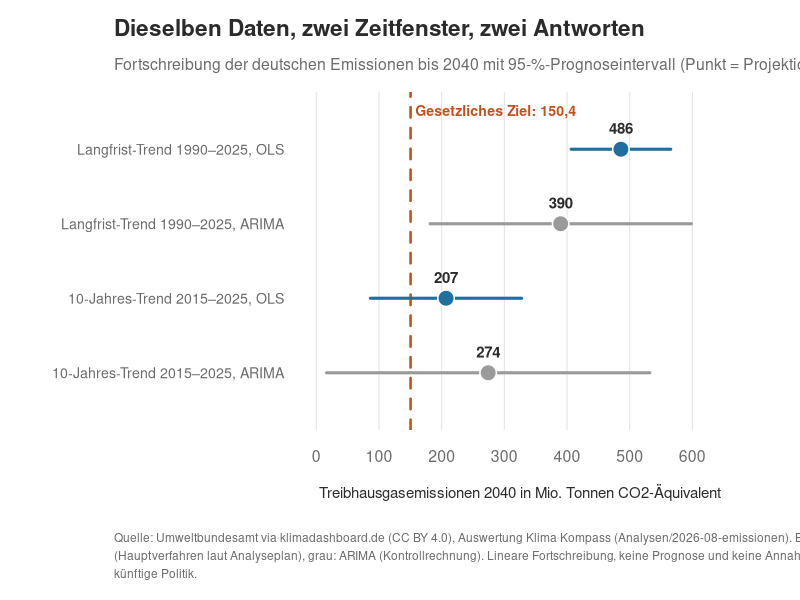
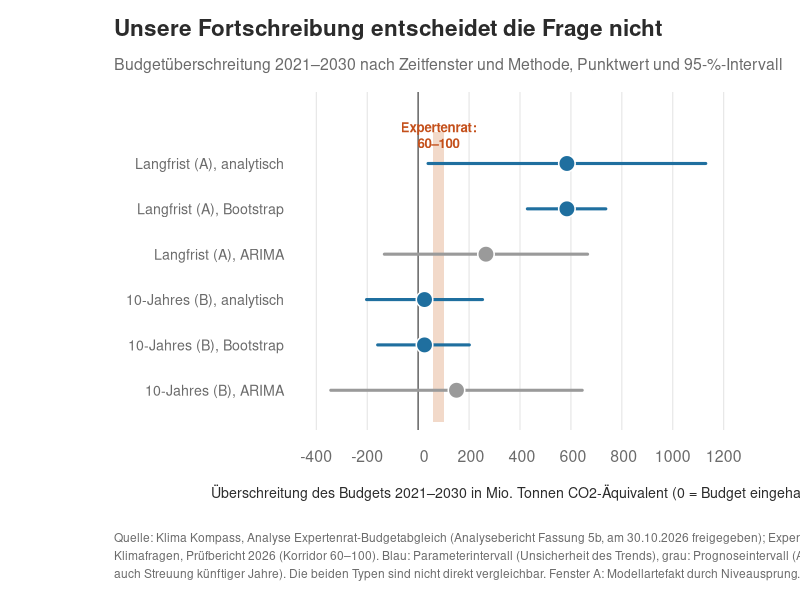

Here is the R script that generated these plots, in order:
# Jahrbuch 2026, Kapitel 4: zwei Grafiken
# Nur Darstellung vorhandener Zahlen aus den Analysen (Analysen/2026-08-emissionen, Analysen/2026-08-expertenrat-budgetabgleich), keine neue Rechnung.
# Aufruf: Rscript kap04_grafiken.R   (Arbeitsverzeichnis: Repo-Wurzel)

repo <- getwd()
out  <- file.path(repo, "Publikationen-oeffentlich/jahrbuch-2026/grafiken")
dir.create(out, showWarnings = FALSE, recursive = TRUE)

ink <- "#2b2b2b"; muted <- "#6b6b6b"; grid <- "#e3e3e3"
blau <- "#1f6f9f"; orange <- "#c4501b"; grau <- "#9a9a9a"

theme_start <- function(mar = c(8.5, 7.2, 4.6, 2)) {
  par(mar = mar, mgp = c(5, 0.8, 0), family = "sans", col.axis = muted, col.lab = ink,
      fg = muted, bty = "n", las = 1, cex.axis = 0.95)
}
titel <- function(haupt, unter) {
  mtext(haupt, side = 3, line = 2.6, adj = 0, at = grconvertX(0.1425, "ndc", "user"), font = 2, cex = 1.35, col = ink)
  mtext(unter, side = 3, line = 0.9, adj = 0, at = grconvertX(0.1425, "ndc", "user"), cex = 0.95, col = muted)
}
quelle <- function(txt) {
  z <- strwrap(txt, width = 135)
  for (i in seq_along(z)) mtext(z[i], side = 1, line = 3.9 + 0.9 * i, adj = 0, at = grconvertX(0.1425, "ndc", "user"), cex = 0.72, col = muted)
}


## ---------------------------------------------------------------- Grafik 1
# Analysen/2026-08-emissionen (Skriptlauf 24.10.2026): Projektion 2040 mit 95-%-Prognoseintervall.
# OLS (primaer laut SAP 5.4), ARIMA (Sensitivitaet). Zielwert 150,4 Mt.
png(file.path(out, "kap04_grafik1_trend2040.png"), width = 2000, height = 1100, res = 200)
theme_start(mar = c(8.5, 15, 4.6, 3))
zeilen <- c("Langfrist-Trend 1990–2025, OLS", "Langfrist-Trend 1990–2025, ARIMA",
            "10-Jahres-Trend 2015–2025, OLS", "10-Jahres-Trend 2015–2025, ARIMA")
pt <- c(486.0, 389.9, 207.0, 274.2); lo <- c(406.6, 181.5, 86.3, 16.4); hi <- c(565.5, 598.3, 327.8, 532.1)
y <- c(4, 3, 2, 1)
plot(NA, xlim = c(0, 650), ylim = c(0.4, 4.6), xaxt = "n", yaxt = "n", xlab = "", ylab = "")
abline(v = seq(0, 600, 100), col = grid)
axis(1, at = seq(0, 600, 100), tick = FALSE)
axis(2, at = y, labels = zeilen, tick = FALSE, cex.axis = 0.85)
mtext("Treibhausgasemissionen 2040 in Mio. Tonnen CO2-Äquivalent", side = 1, line = 2.6, cex = 0.9, col = ink)
abline(v = 150.4, col = orange, lwd = 2.5, lty = 2)
text(158, 4.5, "Gesetzliches Ziel: 150,4", adj = 0, col = orange, cex = 0.85, font = 2)
farbe <- c(blau, grau, blau, grau)
segments(lo, y, hi, y, col = farbe, lwd = 3)
points(pt, y, pch = 21, bg = farbe, col = "white", cex = 2.2, lwd = 1.5)
text(pt, y + 0.28, format(round(pt), decimal.mark = ","), col = ink, cex = 0.9, font = 2)
titel("Dieselben Daten, zwei Zeitfenster, zwei Antworten",
      "Fortschreibung der deutschen Emissionen bis 2040 mit 95-%-Prognoseintervall (Punkt = Projektion)")
quelle("Quelle: Umweltbundesamt via klimadashboard.de (CC BY 4.0), Auswertung Klima Kompass (Analysen/2026-08-emissionen). Blau: OLS-Intervall (Hauptverfahren laut Analyseplan), grau: ARIMA (Kontrollrechnung). Lineare Fortschreibung, keine Prognose und keine Annahme über künftige Politik.")
dev.off()

## ---------------------------------------------------------------- Grafik 2
# Analysen/2026-08-expertenrat-budgetabgleich, Analysebericht Fassung 5b (Zahlen unveraendert gegenueber Fassung 4), Tabelle 2.2 (nur Fenster A und B).
# Ueberschreitung des Budgets 2021-2030 (6199 Mt): Punktwert und 95-%-Intervall.
png(file.path(out, "kap04_grafik2_budget_overshoot.png"), width = 2000, height = 1200, res = 200)
theme_start(mar = c(8.5, 15, 4.6, 3))
zeilen <- c("Langfrist (A), analytisch", "Langfrist (A), Bootstrap", "Langfrist (A), ARIMA",
            "10-Jahres (B), analytisch", "10-Jahres (B), Bootstrap", "10-Jahres (B), ARIMA")
pt <- c(584.2, 584.2, 266.3, 25.0, 25.0, 150.6)
lo <- c(38.9, 429, -132.7, -202.7, -159, -343.1)
hi <- c(1129.5, 737, 665.4, 252.8, 201, 644.3)
typ <- c("P", "P", "V", "P", "P", "V")
y <- 6:1
plot(NA, xlim = c(-400, 1200), ylim = c(0.4, 7.3), xaxt = "n", yaxt = "n", xlab = "", ylab = "")
rect(60, 0.3, 100, 6.7, col = "#f2d9c9", border = NA)
abline(v = seq(-400, 1200, 200), col = grid)
abline(v = 0, col = muted, lwd = 1.5)
axis(1, at = seq(-400, 1200, 200), labels = format(seq(-400, 1200, 200), decimal.mark = ",", big.mark = ""), tick = FALSE)
axis(2, at = y, labels = zeilen, tick = FALSE, cex.axis = 0.85)
mtext("Überschreitung des Budgets 2021–2030 in Mio. Tonnen CO2-Äquivalent (0 = Budget eingehalten)", side = 1, line = 2.6, cex = 0.85, col = ink)
text(80, 6.62, "Expertenrat:\n60–100", adj = 0.5, col = orange, cex = 0.8, font = 2)
farbe <- ifelse(typ == "P", blau, grau)
segments(lo, y, hi, y, col = farbe, lwd = 3)
points(pt, y, pch = 21, bg = farbe, col = "white", cex = 2.2, lwd = 1.5)
titel("Unsere Fortschreibung entscheidet die Frage nicht",
      "Budgetüberschreitung 2021–2030 nach Zeitfenster und Methode, Punktwert und 95-%-Intervall")
quelle("Quelle: Klima Kompass, Analyse Expertenrat-Budgetabgleich (Analysebericht Fassung 5b, am 30.10.2026 freigegeben); Expertenrat für Klimafragen, Prüfbericht 2026 (Korridor 60–100). Blau: Parameterintervall (Unsicherheit des Trends), grau: Prognoseintervall (ARIMA, auch Streuung künftiger Jahre). Die beiden Typen sind nicht direkt vergleichbar. Fenster A: Modellartefakt durch Niveausprung.")
dev.off()
cat("Grafiken geschrieben nach", out, "\n")
